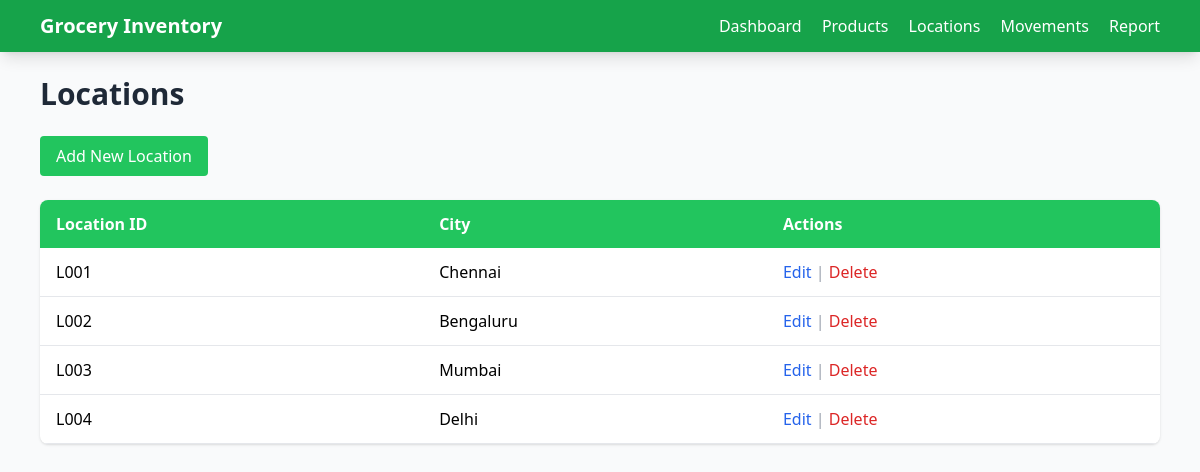
/locations, run on the app's committed database.
### tables this page shows
CREATE TABLE locations (
    location_id TEXT PRIMARY KEY,
    city TEXT
);

### app.py (the view)
@app.route('/locations')
def view_locations():
    conn = get_db()
    locations = conn.execute('SELECT * FROM locations').fetchall()
    conn.close()
    return render_template('locations.html', locations=locations)

### app.py (called while the page is built)
def get_db():
    conn = sqlite3.connect(DATABASE)
    conn.row_factory = sqlite3.Row
    return conn

### Templates/locations.html (shortened to what this page needs)
<!DOCTYPE html>
<html lang="en">
<head>
    <script src="https://cdn.tailwindcss.com"></script>
</head>
<body class="bg-gray-50 min-h-screen">
    <nav class="bg-green-600 text-white shadow-lg sticky top-0 z-10">
        <div class="max-w-6xl mx-auto px-4 py-3 flex justify-between items-center">
            <h1 class="text-xl font-bold">Grocery Inventory</h1>
            <div class="space-x-4">
                <a href="{{ url_for('home') }}" class="hover:underline">Dashboard</a>
                <a href="{{ url_for('view_products') }}" class="hover:underline">Products</a>
                <a href="{{ url_for('view_locations') }}" class="hover:underline">Locations</a>
                <a href="{{ url_for('view_movements') }}" class="hover:underline">Movements</a>
                <a href="{{ url_for('product_movement_report') }}" class="hover:underline">Report</a>
            </div>
        </div>
    </nav>
    <div class="max-w-6xl mx-auto px-4 py-6">
        <h1 class="text-3xl font-bold text-gray-800 mb-6">Locations</h1>
        <div class="flex space-x-4 mb-6">
            <a href="{{ url_for('add_location') }}" class="bg-green-500 text-white py-2 px-4 rounded hover:bg-green-600">Add New Location</a>
        </div>
        {% if locations %}
            <div class="overflow-x-auto bg-white rounded-lg shadow">
                <table class="min-w-full">
                    <thead>
                        <tr class="bg-green-500 text-white">
                            <th class="py-3 px-4 text-left">Location ID</th>
                            <th class="py-3 px-4 text-left">City</th>
                            <th class="py-3 px-4 text-left">Actions</th>
                        </tr>
                    </thead>
                    <tbody>
                        {% for location in locations %}
                            <tr class="border-b hover:bg-gray-50">
                                <td class="py-3 px-4">{{ location.location_id }}</td>
                                <td class="py-3 px-4">{{ location.city or 'N/A' }}</td>
                                <td class="py-3 px-4">
                                    <a href="{{ url_for('edit_location', id=location.location_id) }}" class="text-blue-600 hover:underline">Edit</a>
                                    <span class="text-gray-400">|</span>
                                    <a href="{{ url_for('delete_location', id=location.location_id) }}" onclick="return confirm('Are you sure you want to delete this location?')" class="text-red-600 hover:underline">Delete</a>
                                </td>
                            </tr>
                        {% endfor %}
                    </tbody>
                </table>
            </div>
        {% else %}
            <p class="text-gray-600 italic">No locations found.</p>
        {% endif %}
    </div>
</body>
</html>

### data on the page
locations: location_id "L001", city "Chennai"
locations: location_id "L002", city "Bengaluru"
locations: location_id "L003", city "Mumbai"
locations: location_id "L004", city "Delhi"
